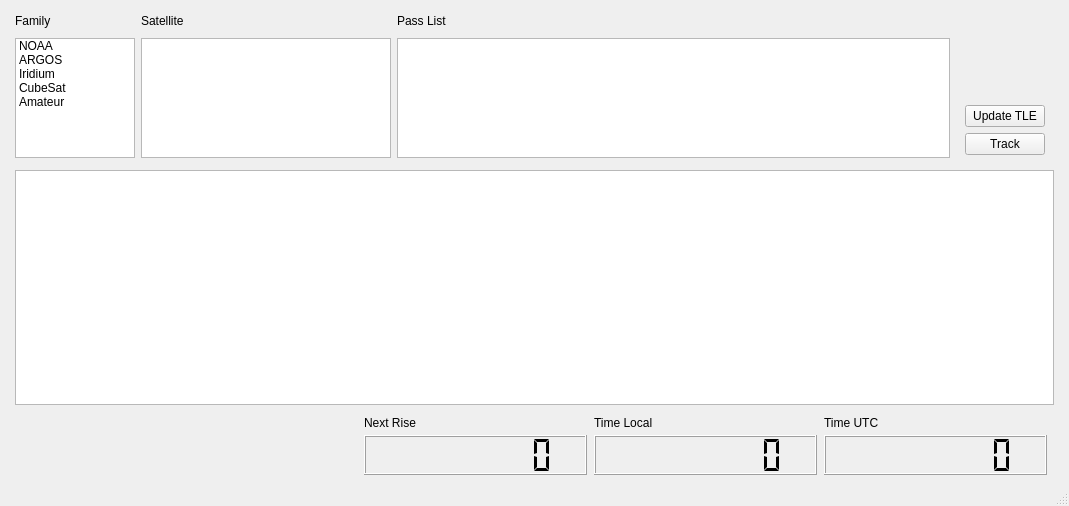
<?xml version="1.0" encoding="UTF-8"?>
<ui version="4.0">
 <class>MainWindow</class>
 <widget class="QMainWindow" name="MainWindow">
  <property name="geometry">
   <rect>
    <x>0</x>
    <y>0</y>
    <width>1069</width>
    <height>506</height>
   </rect>
  </property>
  <property name="windowTitle">
   <string>ephemTrack</string>
  </property>
  <widget class="QWidget" name="centralwidget">
   <layout class="QGridLayout" name="gridLayout_6">
    <item row="0" column="0">
     <layout class="QVBoxLayout" name="verticalLayout">
      <property name="spacing">
       <number>6</number>
      </property>
      <item>
       <layout class="QGridLayout" name="gridLayout_5">
        <property name="sizeConstraint">
         <enum>QLayout::SetMaximumSize</enum>
        </property>
        <property name="leftMargin">
         <number>6</number>
        </property>
        <property name="rightMargin">
         <number>6</number>
        </property>
        <item row="0" column="0">
         <widget class="QWidget" name="FamilyWidget" native="true">
          <property name="sizePolicy">
           <sizepolicy hsizetype="Expanding" vsizetype="Expanding">
            <horstretch>0</horstretch>
            <verstretch>0</verstretch>
           </sizepolicy>
          </property>
          <property name="minimumSize">
           <size>
            <width>120</width>
            <height>155</height>
           </size>
          </property>
          <property name="maximumSize">
           <size>
            <width>120</width>
            <height>155</height>
           </size>
          </property>
          <layout class="QGridLayout" name="gridLayout">
           <property name="margin">
            <number>0</number>
           </property>
           <item row="1" column="0">
            <widget class="QListWidget" name="FamilyList">
             <property name="minimumSize">
              <size>
               <width>0</width>
               <height>120</height>
              </size>
             </property>
             <property name="maximumSize">
              <size>
               <width>120</width>
               <height>120</height>
              </size>
             </property>
             <item>
              <property name="text">
               <string>NOAA</string>
              </property>
             </item>
             <item>
              <property name="text">
               <string>ARGOS</string>
              </property>
             </item>
             <item>
              <property name="text">
               <string>Iridium</string>
              </property>
             </item>
             <item>
              <property name="text">
               <string>CubeSat</string>
              </property>
             </item>
             <item>
              <property name="text">
               <string>Amateur</string>
              </property>
             </item>
            </widget>
           </item>
           <item row="0" column="0">
            <widget class="QLabel" name="FamilyLabel">
             <property name="maximumSize">
              <size>
               <width>16777215</width>
               <height>15</height>
              </size>
             </property>
             <property name="text">
              <string>Family</string>
             </property>
            </widget>
           </item>
          </layout>
         </widget>
        </item>
        <item row="0" column="1">
         <widget class="QWidget" name="SatelliteWidget" native="true">
          <property name="sizePolicy">
           <sizepolicy hsizetype="Expanding" vsizetype="Expanding">
            <horstretch>0</horstretch>
            <verstretch>0</verstretch>
           </sizepolicy>
          </property>
          <property name="minimumSize">
           <size>
            <width>180</width>
            <height>155</height>
           </size>
          </property>
          <property name="maximumSize">
           <size>
            <width>250</width>
            <height>155</height>
           </size>
          </property>
          <layout class="QGridLayout" name="gridLayout_3">
           <property name="margin">
            <number>0</number>
           </property>
           <item row="1" column="0">
            <widget class="QListWidget" name="SatelliteList">
             <property name="minimumSize">
              <size>
               <width>0</width>
               <height>120</height>
              </size>
             </property>
             <property name="maximumSize">
              <size>
               <width>250</width>
               <height>120</height>
              </size>
             </property>
            </widget>
           </item>
           <item row="0" column="0">
            <widget class="QLabel" name="SatelliteLabel">
             <property name="maximumSize">
              <size>
               <width>16777215</width>
               <height>15</height>
              </size>
             </property>
             <property name="text">
              <string>Satellite</string>
             </property>
            </widget>
           </item>
          </layout>
         </widget>
        </item>
        <item row="0" column="2">
         <widget class="QWidget" name="TleWidget" native="true">
          <property name="sizePolicy">
           <sizepolicy hsizetype="Expanding" vsizetype="Expanding">
            <horstretch>0</horstretch>
            <verstretch>0</verstretch>
           </sizepolicy>
          </property>
          <property name="minimumSize">
           <size>
            <width>0</width>
            <height>155</height>
           </size>
          </property>
          <property name="maximumSize">
           <size>
            <width>16777215</width>
            <height>155</height>
           </size>
          </property>
          <layout class="QGridLayout" name="gridLayout_2">
           <property name="margin">
            <number>0</number>
           </property>
           <item row="0" column="0">
            <widget class="QLabel" name="TleLabel">
             <property name="maximumSize">
              <size>
               <width>16777215</width>
               <height>15</height>
              </size>
             </property>
             <property name="text">
              <string>Pass List</string>
             </property>
            </widget>
           </item>
           <item row="1" column="0">
            <widget class="QListWidget" name="PassList">
             <property name="enabled">
              <bool>true</bool>
             </property>
             <property name="minimumSize">
              <size>
               <width>0</width>
               <height>120</height>
              </size>
             </property>
             <property name="maximumSize">
              <size>
               <width>16777215</width>
               <height>120</height>
              </size>
             </property>
             <property name="autoFillBackground">
              <bool>false</bool>
             </property>
             <property name="editTriggers">
              <set>QAbstractItemView::NoEditTriggers</set>
             </property>
             <property name="showDropIndicator" stdset="0">
              <bool>true</bool>
             </property>
             <property name="viewMode">
              <enum>QListView::ListMode</enum>
             </property>
            </widget>
           </item>
          </layout>
         </widget>
        </item>
        <item row="0" column="3">
         <widget class="QWidget" name="widget" native="true">
          <property name="maximumSize">
           <size>
            <width>16777215</width>
            <height>155</height>
           </size>
          </property>
          <layout class="QGridLayout" name="gridLayout_4">
           <item row="0" column="0">
            <layout class="QVBoxLayout" name="verticalLayout_4">
             <property name="spacing">
              <number>6</number>
             </property>
             <property name="sizeConstraint">
              <enum>QLayout::SetMaximumSize</enum>
             </property>
             <item>
              <spacer name="verticalSpacer">
               <property name="orientation">
                <enum>Qt::Vertical</enum>
               </property>
               <property name="sizeType">
                <enum>QSizePolicy::Maximum</enum>
               </property>
               <property name="sizeHint" stdset="0">
                <size>
                 <width>20</width>
                 <height>90</height>
                </size>
               </property>
              </spacer>
             </item>
             <item>
              <widget class="QPushButton" name="UpdateTleButton">
               <property name="text">
                <string>Update TLE</string>
               </property>
              </widget>
             </item>
             <item>
              <widget class="QPushButton" name="TrackButton">
               <property name="text">
                <string>Track</string>
               </property>
              </widget>
             </item>
            </layout>
           </item>
          </layout>
         </widget>
        </item>
       </layout>
      </item>
      <item>
       <layout class="QVBoxLayout" name="verticalLayout_3">
        <property name="spacing">
         <number>0</number>
        </property>
        <property name="leftMargin">
         <number>6</number>
        </property>
        <property name="rightMargin">
         <number>6</number>
        </property>
        <item>
         <widget class="PlotWidget" name="plot"/>
        </item>
        <item>
         <layout class="QHBoxLayout" name="horizontalLayout">
          <property name="sizeConstraint">
           <enum>QLayout::SetDefaultConstraint</enum>
          </property>
          <item>
           <spacer name="horizontalSpacer">
            <property name="orientation">
             <enum>Qt::Horizontal</enum>
            </property>
            <property name="sizeType">
             <enum>QSizePolicy::Expanding</enum>
            </property>
            <property name="sizeHint" stdset="0">
             <size>
              <width>40</width>
              <height>20</height>
             </size>
            </property>
           </spacer>
          </item>
          <item>
           <widget class="QWidget" name="widget_2" native="true">
            <property name="sizePolicy">
             <sizepolicy hsizetype="Expanding" vsizetype="Expanding">
              <horstretch>0</horstretch>
              <verstretch>0</verstretch>
             </sizepolicy>
            </property>
            <property name="minimumSize">
             <size>
              <width>230</width>
              <height>70</height>
             </size>
            </property>
            <property name="maximumSize">
             <size>
              <width>230</width>
              <height>70</height>
             </size>
            </property>
            <widget class="QLCDNumber" name="NextLcd">
             <property name="geometry">
              <rect>
               <x>0</x>
               <y>30</y>
               <width>223</width>
               <height>40</height>
              </rect>
             </property>
             <property name="sizePolicy">
              <sizepolicy hsizetype="Preferred" vsizetype="Minimum">
               <horstretch>0</horstretch>
               <verstretch>0</verstretch>
              </sizepolicy>
             </property>
             <property name="minimumSize">
              <size>
               <width>223</width>
               <height>40</height>
              </size>
             </property>
             <property name="maximumSize">
              <size>
               <width>16777215</width>
               <height>40</height>
              </size>
             </property>
             <property name="numDigits">
              <number>8</number>
             </property>
             <property name="mode">
              <enum>QLCDNumber::Dec</enum>
             </property>
             <property name="segmentStyle">
              <enum>QLCDNumber::Flat</enum>
             </property>
            </widget>
            <widget class="QLabel" name="label">
             <property name="geometry">
              <rect>
               <x>0</x>
               <y>10</y>
               <width>61</width>
               <height>16</height>
              </rect>
             </property>
             <property name="text">
              <string>Next Rise</string>
             </property>
            </widget>
           </widget>
          </item>
          <item>
           <widget class="QWidget" name="widget_3" native="true">
            <property name="sizePolicy">
             <sizepolicy hsizetype="Expanding" vsizetype="Preferred">
              <horstretch>0</horstretch>
              <verstretch>0</verstretch>
             </sizepolicy>
            </property>
            <property name="minimumSize">
             <size>
              <width>230</width>
              <height>70</height>
             </size>
            </property>
            <property name="maximumSize">
             <size>
              <width>230</width>
              <height>70</height>
             </size>
            </property>
            <widget class="QLCDNumber" name="LocalLcd">
             <property name="geometry">
              <rect>
               <x>0</x>
               <y>30</y>
               <width>223</width>
               <height>40</height>
              </rect>
             </property>
             <property name="sizePolicy">
              <sizepolicy hsizetype="Preferred" vsizetype="Minimum">
               <horstretch>0</horstretch>
               <verstretch>0</verstretch>
              </sizepolicy>
             </property>
             <property name="minimumSize">
              <size>
               <width>0</width>
               <height>40</height>
              </size>
             </property>
             <property name="maximumSize">
              <size>
               <width>16777215</width>
               <height>40</height>
              </size>
             </property>
             <property name="digitCount">
              <number>8</number>
             </property>
             <property name="segmentStyle">
              <enum>QLCDNumber::Flat</enum>
             </property>
            </widget>
            <widget class="QLabel" name="label_2">
             <property name="geometry">
              <rect>
               <x>0</x>
               <y>10</y>
               <width>71</width>
               <height>16</height>
              </rect>
             </property>
             <property name="text">
              <string>Time Local</string>
             </property>
            </widget>
           </widget>
          </item>
          <item>
           <widget class="QWidget" name="widget_4" native="true">
            <property name="sizePolicy">
             <sizepolicy hsizetype="Expanding" vsizetype="Preferred">
              <horstretch>0</horstretch>
              <verstretch>0</verstretch>
             </sizepolicy>
            </property>
            <property name="minimumSize">
             <size>
              <width>230</width>
              <height>70</height>
             </size>
            </property>
            <property name="maximumSize">
             <size>
              <width>230</width>
              <height>70</height>
             </size>
            </property>
            <widget class="QLCDNumber" name="UtcLcd">
             <property name="geometry">
              <rect>
               <x>0</x>
               <y>30</y>
               <width>223</width>
               <height>40</height>
              </rect>
             </property>
             <property name="sizePolicy">
              <sizepolicy hsizetype="Preferred" vsizetype="Minimum">
               <horstretch>0</horstretch>
               <verstretch>0</verstretch>
              </sizepolicy>
             </property>
             <property name="minimumSize">
              <size>
               <width>0</width>
               <height>40</height>
              </size>
             </property>
             <property name="maximumSize">
              <size>
               <width>16777215</width>
               <height>40</height>
              </size>
             </property>
             <property name="digitCount">
              <number>8</number>
             </property>
             <property name="segmentStyle">
              <enum>QLCDNumber::Flat</enum>
             </property>
            </widget>
            <widget class="QLabel" name="label_3">
             <property name="geometry">
              <rect>
               <x>0</x>
               <y>10</y>
               <width>61</width>
               <height>16</height>
              </rect>
             </property>
             <property name="text">
              <string>Time UTC</string>
             </property>
            </widget>
           </widget>
          </item>
         </layout>
        </item>
       </layout>
      </item>
     </layout>
    </item>
   </layout>
  </widget>
  <widget class="QMenuBar" name="menubar">
   <property name="geometry">
    <rect>
     <x>0</x>
     <y>0</y>
     <width>1069</width>
     <height>20</height>
    </rect>
   </property>
  </widget>
  <widget class="QStatusBar" name="statusBar"/>
 </widget>
 <customwidgets>
  <customwidget>
   <class>PlotWidget</class>
   <extends>QGraphicsView</extends>
   <header>pyqtgraph</header>
  </customwidget>
 </customwidgets>
 <resources/>
 <connections/>
</ui>
